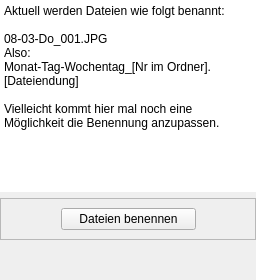
                <widget class="QWidget" name="rename">
                 <attribute name="title">
                  <string>Bennenung</string>
                 </attribute>
                 <layout class="QVBoxLayout" name="verticalLayout_5">
                  <property name="leftMargin">
                   <number>0</number>
                  </property>
                  <property name="topMargin">
                   <number>0</number>
                  </property>
                  <property name="rightMargin">
                   <number>0</number>
                  </property>
                  <property name="bottomMargin">
                   <number>0</number>
                  </property>
                  <item>
                   <widget class="QPlainTextEdit" name="plainTextEdit">
                    <property name="frameShape">
                     <enum>QFrame::NoFrame</enum>
                    </property>
                    <property name="frameShadow">
                     <enum>QFrame::Sunken</enum>
                    </property>
                    <property name="plainText">
                     <string>Aktuell werden Dateien wie folgt benannt:

08-03-Do_001.JPG
Also:
Monat-Tag-Wochentag_[Nr im Ordner].[Dateiendung]

Vielleicht kommt hier mal noch eine Möglichkeit die Benennung anzupassen.</string>
                    </property>
                   </widget>
                  </item>
                  <item>
                   <widget class="QFrame" name="frame_31">
                    <property name="minimumSize">
                     <size>
                      <width>0</width>
                      <height>20</height>
                     </size>
                    </property>
                    <property name="frameShape">
                     <enum>QFrame::StyledPanel</enum>
                    </property>
                    <property name="frameShadow">
                     <enum>QFrame::Raised</enum>
                    </property>
                    <layout class="QHBoxLayout" name="horizontalLayout_27">
                     <item>
                      <spacer name="horizontalSpacer_8">
                       <property name="orientation">
                        <enum>Qt::Horizontal</enum>
                       </property>
                       <property name="sizeHint" stdset="0">
                        <size>
                         <width>40</width>
                         <height>20</height>
                        </size>
                       </property>
                      </spacer>
                     </item>
                     <item>
                      <widget class="QPushButton" name="pb_rename">
                       <property name="minimumSize">
                        <size>
                         <width>135</width>
                         <height>0</height>
                        </size>
                       </property>
                       <property name="text">
                        <string>Dateien benennen</string>
                       </property>
                      </widget>
                     </item>
                     <item>
                      <spacer name="horizontalSpacer_44">
                       <property name="orientation">
                        <enum>Qt::Horizontal</enum>
                       </property>
                       <property name="sizeHint" stdset="0">
                        <size>
                         <width>40</width>
                         <height>20</height>
                        </size>
                       </property>
                      </spacer>
                     </item>
                    </layout>
                   </widget>
                  </item>
                  <item>
                   <spacer name="verticalSpacer_9">
                    <property name="orientation">
                     <enum>Qt::Vertical</enum>
                    </property>
                    <property name="sizeHint" stdset="0">
                     <size>
                      <width>20</width>
                      <height>40</height>
                     </size>
                    </property>
                   </spacer>
                  </item>
                 </layout>
                </widget>
